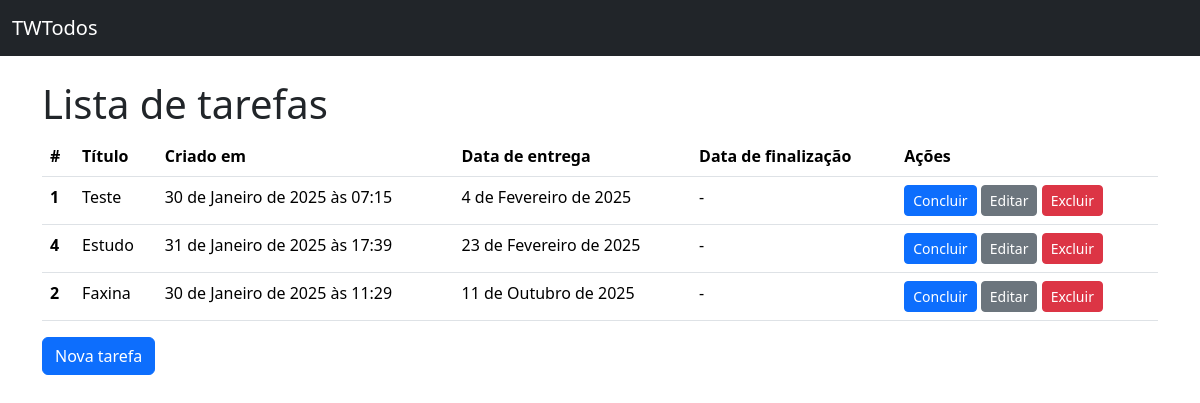
Before: / with the older database file.
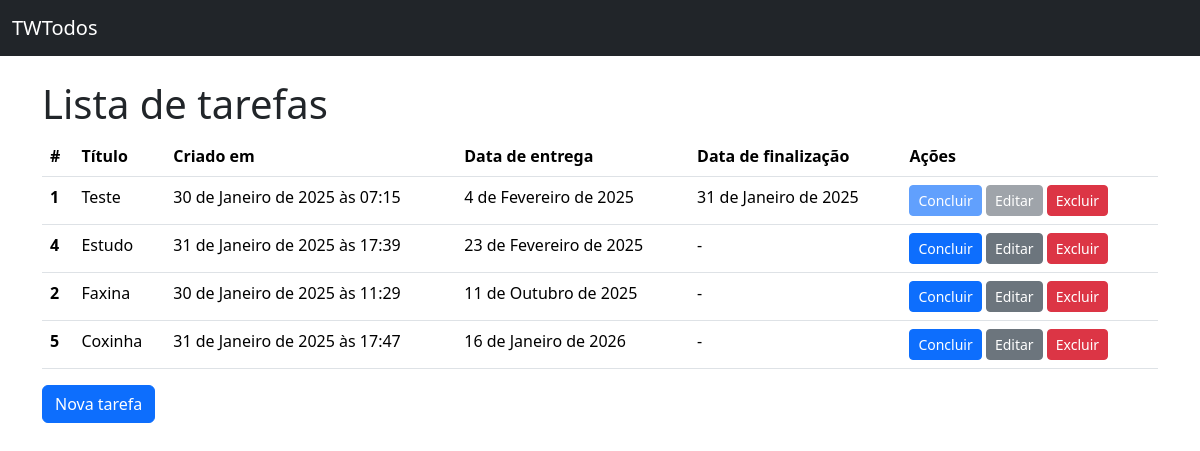
After: the same page with the newer database file.
### todos/models.py (models this page shows, shortened)
class Todo(models.Model):
    title = models.CharField(verbose_name="Título",max_length=100, null=False, blank=False)
    created_add = models.DateTimeField(auto_now_add=True, null=False, blank=False)
    deadline = models.DateField(verbose_name="Data de entrega", null=False, blank=False)
    finished_at = models.DateField(null=True)
    class Meta():
        ordering = ["deadline"]

### todos/views.py (the view)
# urls.py: path("", TodoListView.as_view(), name="todo_list"),
class TodoListView(ListView):
    model = Todo

### todos/templates/todos/todo_list.html (shortened to what this page needs)
{% extends "base.html" %}
{% block content %}
    <h1>Lista de tarefas</h1>
    {% if todo_list %}
        <table class="table">
            <thead>
            <tr>
                <th scope="col">#</th>
                <th scope="col">Título</th>
                <th scope="col">Criado em</th>
                <th scope="col">Data de entrega</th>
                <th scope="col">Data de finalização</th>
                <th scope="col">Ações</th>
            </tr>
            </thead>
            <tbody>
                {% for todo in todo_list %}
                    <tr>
                        <th scope="row">{{todo.pk}}</th>
                        <td>{{todo.title}}</td>
                        <td>{{todo.created_add}}</td>
                        <td>{{todo.deadline}}</td>
                        <td>{{todo.finished_at|default:"-"}}</td>
                        <td>
                            <a
                                href="{% url "todo_complete" pk=todo.pk %}" class="btn btn-primary btn-sm {% if todo.finished_at %} disabled {% endif %}">
                                Concluir
                            </a>
                            <a
                                href="{% url "todo_update" pk=todo.pk %}" class="btn btn-secondary btn-sm {% if todo.finished_at %} disabled {% endif %}">
                                Editar
                            </a>
                            <a href="{% url "todo_delete" pk=todo.pk %}" class="btn btn-danger btn-sm">Excluir</a>
                        </td>
                    </tr>
                {% endfor %}
            </tbody>
        </table>
    {% else %}
    <p>Não há tarefas cadastradas</p>
    {% endif %}
    <a href="{% url 'todo_create' %}" class="btn btn-primary">Nova tarefa</a>
{% endblock content %}

Changed rows visible on the page:
changed Todo "Teste": finished_at "-" → "31 de Janeiro de 2025"
added Todo: pk "5", title "Coxinha", created_add "31 de Janeiro de 2025 às 17:47", deadline "16 de Janeiro de 2026", finished_at "-"
